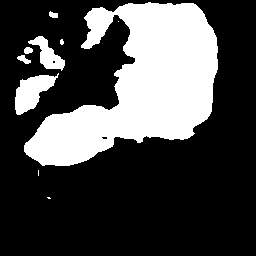
#> input picture qualitative_outputs/crss/cju1ewnoh5z030855vpex9uzt.png, 256 x 256 px; its folder holds only this picture in this run
$ python make_three_model_qualitative.py --images ../qualitative_outputs/crss --gts ../qualitative_outputs/crss --simple ../qualitative_outputs/crss --psf ../qualitative_outputs/crss --crss ../qualitative_outputs/crss
#> lines starting #> are read from the running program, lines starting #| are printed output that depends on the picture; after the words box and inside, x2 and y2 are one past the last pixel; in counts of white or black regions, pixels touching at a corner belong together
#!/usr/bin/env python3
"""Publication-quality 3-model x 4-column qualitative segmentation comparison.

For each *same* test case, plot Simple-ViLMedSAM, PSF-SAM and CRSS-SAM.
Columns: Input | Ground Truth | Output Mask | Output (GT & prediction contour overlay).
No GPU/inference required: works with existing per-case masks/probability maps.

Examples:
 python make_three_model_qualitative.py \
   --images dataset/TestDataset/Kvasir/images \
   --gts dataset/TestDataset/Kvasir/masks \
   --simple /actual/path/simple_predictions \
   --psf /actual/path/psf_predictions \
   --crss /actual/path/crss_predictions \
   --case SAMPLE_STEM \
   --out results/qualitative_three_models

If per-case .npz files contain multiple arrays, specify --simple-key, --psf-key,
--crss-key. For raw logits (not probabilities) specify --*-kind logits.
"""
from __future__ import annotations

import argparse
from pathlib import Path
import sys
import warnings

import matplotlib
matplotlib.use('Agg')
import matplotlib.pyplot as plt
import numpy as np
from PIL import Image, ImageFilter

IMAGE_EXT = {'.png', '.jpg', '.jpeg', '.bmp', '.tif', '.tiff', '.webp'}
PRED_EXT = IMAGE_EXT | {'.npy', '.npz'}


def index_files(directory: str, extensions: set[str], label: str) -> dict[str, Path]:
    root = Path(directory).expanduser()
    if not root.exists():
        raise FileNotFoundError(f'{label} path does not exist: {root}')
    candidates = [root] if root.is_file() else sorted(root.rglob('*'))
    result: dict[str, Path] = {}
    for path in candidates:
        if not path.is_file() or path.suffix.lower() not in extensions:
            continue
        key = path.stem
        if key in result:
            raise ValueError(f"Duplicate case name '{key}' in {label}:\n"
                             f"  {result[key]}\n  {path}\n"
                             "Pass a dataset-specific directory for each input to avoid ambiguity.")
        result[key] = path
    if not result:
        raise ValueError(f'No usable files found in {label}: {root}')
    return result


def read_rgb(path: Path) -> np.ndarray:
    with Image.open(path) as im:
        return np.asarray(im.convert('RGB'))


def read_gt(path: Path, target_hw: tuple[int, int]) -> np.ndarray:
    with Image.open(path) as im:
        arr = np.asarray(im.convert('L'))
    if arr.shape != target_hw:
        raise ValueError(f'GT/image spatial shape mismatch: {path} has {arr.shape}, image {target_hw}; '
                         'check you selected corresponding files.')
    return (arr > 0) if arr.max() <= 1 else (arr > 127)


def read_prediction(path: Path, key: str | None, kind: str) -> np.ndarray:
    if path.suffix.lower() == '.npz':
        with np.load(path, allow_pickle=False) as z:
            if key is None:
                if len(z.files) != 1:
                    raise ValueError(f'{path} contains {z.files}; pass the matching --MODEL-key')
                key = z.files[0]
            if key not in z.files:
                raise ValueError(f'{path} has keys {z.files}, not {key!r}')
            arr = np.asarray(z[key])
    elif path.suffix.lower() == '.npy':
        arr = np.load(path, allow_pickle=False)
    else:
        with Image.open(path) as im:
            arr = np.asarray(im.convert('L'))
    arr = np.squeeze(arr)
    if arr.ndim != 2:
        raise ValueError(f'{path}: expected 2D map after squeeze, got shape {arr.shape}')
    if not np.isfinite(arr).all():
        raise ValueError(f'{path}: NaN or Inf in prediction')
    arr = arr.astype(np.float64, copy=False)
    if kind == 'logits':
        # Numerically stable sigmoid: clip avoids overflow and preserves threshold.
        arr = 1 / (1 + np.exp(-np.clip(arr, -60, 60)))
        return arr >= 0.5
    if kind == 'binary':
        return arr > 0
    if kind == 'probability':
        if arr.min() < 0 or arr.max() > 1:
            raise ValueError(f'{path}: probability mode requires values in [0,1]; '
                             f'found [{arr.min():.3g}, {arr.max():.3g}]')
        return arr >= 0.5
    # Auto: image grayscale masks use >=128; floating arrays must be probabilities.
    if path.suffix.lower() in IMAGE_EXT:
        return (arr > 0) if arr.max() <= 1 else (arr >= 128)
    if arr.min() < 0 or arr.max() > 1:
        if set(np.unique(arr)).issubset({0., 255.}):
            return arr >= 128
        raise ValueError(f'{path}: array values outside [0,1]. '
                         'Use --MODEL-kind logits if these are logits.')
    return arr >= 0.5


def align_pred(mask: np.ndarray, target_hw: tuple[int, int], label: str, path: Path) -> np.ndarray:
    if mask.shape == target_hw:
        return mask
    warnings.warn(f'{label}: resizing prediction {mask.shape} -> {target_hw} '
                  f'using nearest-neighbor for display: {path}. '
                  'Dice after resize is a visual-reference metric, not necessarily the benchmark metric.')
    return np.asarray(Image.fromarray((mask.astype(np.uint8) * 255), mode='L').resize(
        (target_hw[1], target_hw[0]), resample=Image.Resampling.NEAREST)) > 127


def edge(mask: np.ndarray, thickness: int = 2) -> np.ndarray:
    im = Image.fromarray((mask * 255).astype(np.uint8), mode='L')
    eroded = im
    for _ in range(max(1, thickness)):
        eroded = eroded.filter(ImageFilter.MinFilter(size=3))
    return mask & ~(np.asarray(eroded) > 127)


def overlay(rgb: np.ndarray, gt: np.ndarray, pred: np.ndarray, thickness: int = 2) -> np.ndarray:
    image = rgb.copy()
    gt_edge = edge(gt, thickness)
    pred_edge = edge(pred, thickness)
    image[gt_edge] = (49, 226, 83)       # green: ground truth contour
    image[pred_edge] = (255, 65, 72)    # red: prediction contour
    image[gt_edge & pred_edge] = (248, 228, 66)  # yellow: matching contours
    return image


def dice(pred: np.ndarray, gt: np.ndarray) -> float:
    den = int(pred.sum()) + int(gt.sum())
    return float(2 * np.logical_and(pred, gt).sum() / den) if den else 1.0


def render_case(stem: str, image_path: Path, gt_path: Path,
                methods: list[tuple[str, Path, str | None, str]],
                out_file: Path, dpi: int, thickness: int, show_dice: bool) -> None:
    rgb = read_rgb(image_path)
    hw = rgb.shape[:2]
    gt = read_gt(gt_path, hw)
    fig, axes = plt.subplots(3, 4, figsize=(14.2, 9.2), constrained_layout=False)
    fig.patch.set_facecolor('white')
    titles = ['Input', 'Ground Truth', 'Output Mask', 'Output (Overlay)']
    for j, title in enumerate(titles):
        axes[0, j].set_title(title, fontsize=16, fontweight='bold', pad=17)
    for i, (name, path, key, kind) in enumerate(methods):
        pred = align_pred(read_prediction(path, key, kind), hw, name, path)
        displays = (rgb, gt, pred, overlay(rgb, gt, pred, thickness))
        for j, img in enumerate(displays):
            ax = axes[i, j]
            ax.imshow(img, cmap='gray' if j in (1, 2) else None,
                      vmin=0 if j in (1, 2) else None,
                      vmax=1 if j in (1, 2) else None,
                      interpolation='nearest')
            ax.set_xticks([])
            ax.set_yticks([])
            for spine in ax.spines.values():
                spine.set_visible(False)
        axes[i, 0].text(-0.14, 0.5, name, rotation=90, va='center', ha='center',
                        fontsize=14, fontweight='bold', transform=axes[i, 0].transAxes)
        if show_dice:
            axes[i, 3].set_xlabel(f'Dice = {dice(pred, gt):.4f}', fontsize=12, labelpad=6)
    fig.subplots_adjust(left=.115, right=.99, top=.915, bottom=.075,
                        wspace=.075, hspace=.18)
    fig.text(.55, .025, 'Overlay: green = GT boundary  |  red = prediction boundary  |  yellow = overlap',
             ha='center', fontsize=11, color='#555555')
    out_file.parent.mkdir(parents=True, exist_ok=True)
    fig.savefig(out_file, dpi=dpi, facecolor='white', bbox_inches='tight', pad_inches=.12)
    plt.close(fig)
    print(f'Saved: {out_file}')


def main() -> None:
    p = argparse.ArgumentParser(description=__doc__, formatter_class=argparse.RawDescriptionHelpFormatter)
    p.add_argument('--images', required=True, help='Directory containing original test RGB images')
    p.add_argument('--gts', required=True, help='Directory containing corresponding GT masks')
    p.add_argument('--simple', required=True, help='Simple-ViLMedSAM output mask/probability directory')
    p.add_argument('--psf', required=True, help='PSF-SAM output mask/probability directory')
    p.add_argument('--crss', required=True, help='CRSS-SAM output mask/probability directory')
    for model in ('simple', 'psf', 'crss'):
        p.add_argument(f'--{model}-key', default=None, help='Per-case .npz key')
        p.add_argument(f'--{model}-kind', default='auto', choices=['auto', 'probability', 'logits', 'binary'],
                       help='Interpretation of stored model predictions')
    p.add_argument('--case', action='append', default=[], help='Image filename stem; repeat to produce multiple images')
    p.add_argument('--count', type=int, default=1, help='When --case omitted, number of shared cases to render')
    p.add_argument('--out', default='results/qualitative_3models', help='Destination folder')
    p.add_argument('--dpi', type=int, default=240)
    p.add_argument('--contour-thickness', type=int, default=2)
    p.add_argument('--no-dice', action='store_true')
    args = p.parse_args()

    sources = [('Input', args.images, IMAGE_EXT), ('GT', args.gts, IMAGE_EXT),
               ('Simple-ViLMedSAM', args.simple, PRED_EXT), ('PSF-SAM', args.psf, PRED_EXT),
               ('CRSS-SAM (Ours)', args.crss, PRED_EXT)]
    indices = [index_files(root, allowed, name) for name, root, allowed in sources]
    intersection = set.intersection(*(set(idx) for idx in indices))
    if not intersection:
        print('No case IDs shared among all five directories.', file=sys.stderr)
        for (name, _, _), idx in zip(sources, indices):
            print(f'  {name}: {len(idx)} files. Examples: {sorted(idx)[:5]}', file=sys.stderr)
        raise SystemExit(2)
    if args.case:
        missing = sorted(set(args.case) - intersection)
        if missing:
            raise ValueError(f'Cases not found in all five inputs: {missing}; first shared: {sorted(intersection)[:10]}')
        cases = args.case
    else:
        cases = sorted(intersection)[:args.count]
        print('No --case specified. Using the first shared case(s) in lexical order:', ', '.join(cases))
    out = Path(args.out)
    for stem in cases:
        methods = [
            ('Simple-ViLMedSAM', indices[2][stem], args.simple_key, args.simple_kind),
            ('PSF-SAM', indices[3][stem], args.psf_key, args.psf_kind),
            ('CRSS-SAM (Ours)', indices[4][stem], args.crss_key, args.crss_kind),
        ]
        render_case(stem, indices[0][stem], indices[1][stem], methods,
                    out / f'{stem}_three_models.png', args.dpi,
                    args.contour_thickness, not args.no_dice)
#> in read_rgb, im is the input picture: PIL image 256x256 L; 28.5% white; 10 white regions (4 under 20 px), largest, box (x1, y1, x2, y2) and area: (24, 2, 218, 166) 16974, (15, 73, 59, 115) 957, (28, 36, 65, 71) 547, (17, 55, 31, 64) 68, (24, 47, 33, 54) 50, (49, 11, 58, 18) 46
#> the loop in edge, `for _ in range(max(1, thickness)):` made 2 passes
#> pass 1, in edge, `eroded = eroded.filter(ImageFilter.MinFilter(size=3))`:
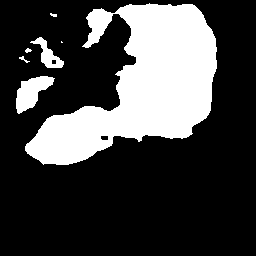
#> eroded: PIL image 256x256 L; 26.3% white; 7 white regions (2 under 20 px), largest, box (x1, y1, x2, y2) and area: (25, 3, 217, 165) 15962, (16, 76, 55, 114) 787, (30, 37, 64, 68) 392, (19, 56, 30, 63) 26, (25, 48, 32, 53) 22
#> pass 2, in edge, `eroded = eroded.filter(ImageFilter.MinFilter(size=3))`:
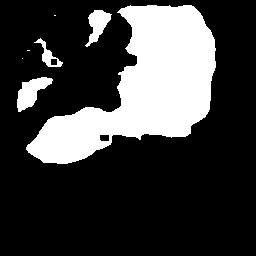
#> eroded: PIL image 256x256 L; 24.2% white; 7 white regions (3 under 20 px), largest, box (x1, y1, x2, y2) and area: (26, 5, 216, 164) 14486, (17, 77, 53, 112) 638, (85, 10, 112, 47) 480, (34, 38, 63, 67) 243
#> in edge, `return mask & ~(np.asarray(eroded) > 127)`:
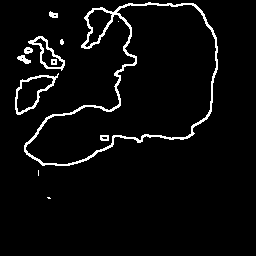
#> returned value: shape (256, 256) bool; 4.3% white in thin lines or dots, all inside (x1, y1, x2, y2) = (15, 2, 218, 199)
#> in overlay, `image[gt_edge & pred_edge] = (248, 228, 66)`:
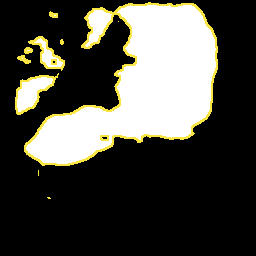
#> image: shape (256, 256, 3); mean of channels 0, 1, 2 72.4, 71.5, 64.5; drawn as R, G, B
#> the loop in render_case, `for j, img in enumerate(displays):` made 4 passes
#> in dice, `den = int(pred.sum()) + int(gt.sum())`: den = 37348
    print(f'Common test cases across all five inputs: {len(intersection)}')

if __name__ == '__main__':
    main()

$ run again, on qualitative_outputs/crss/cju7ejm2l2ncl0801wq6y84nw.png
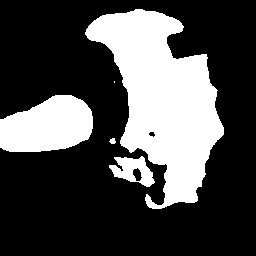
#> input picture qualitative_outputs/crss/cju7ejm2l2ncl0801wq6y84nw.png, 256 x 256 px
#> in read_rgb, im is the input picture: PIL image 256x256 L; 29.3% white; 5 white regions (1 under 20 px), largest, box (x1, y1, x2, y2) and area: (85, 9, 224, 209) 14298, (0, 95, 93, 152) 4068, (109, 156, 155, 187) 775, (109, 138, 116, 144) 30
#> in edge, `return mask & ~(np.asarray(eroded) > 127)`:
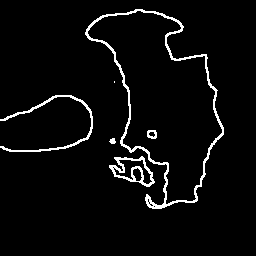
#> returned value: shape (256, 256) bool; 4.1% white in thin lines or dots, all inside (x1, y1, x2, y2) = (0, 9, 224, 209)
#> in overlay, `image[gt_edge & pred_edge] = (248, 228, 66)`:
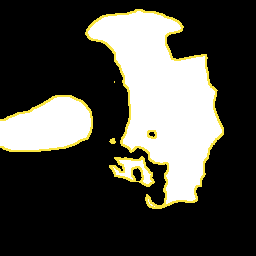
#> image: shape (256, 256, 3); mean of channels 0, 1, 2 74.3, 73.5, 66.8; drawn as R, G, B
#> the loop in render_case, `for j, img in enumerate(displays):` made 4 passes
#> den = 38346
